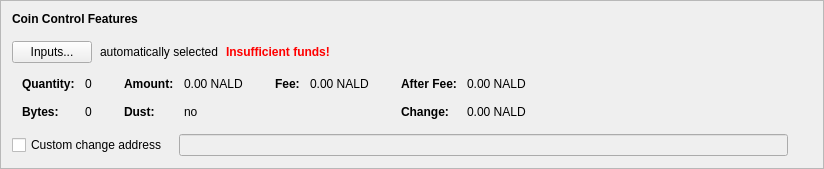
      <widget class="QFrame" name="frameCoinControl">
       <property name="sizePolicy">
        <sizepolicy hsizetype="Preferred" vsizetype="Fixed">
         <horstretch>0</horstretch>
         <verstretch>0</verstretch>
        </sizepolicy>
       </property>
       <property name="frameShape">
        <enum>QFrame::StyledPanel</enum>
       </property>
       <property name="frameShadow">
        <enum>QFrame::Raised</enum>
       </property>
       <layout class="QVBoxLayout" name="verticalLayout_4">
        <item>
         <layout class="QVBoxLayout" name="verticalLayoutCoinControl" stretch="0,0,0,0,0">
          <property name="spacing">
           <number>0</number>
          </property>
          <property name="sizeConstraint">
           <enum>QLayout::SetDefaultConstraint</enum>
          </property>
          <property name="leftMargin">
           <number>0</number>
          </property>
          <property name="topMargin">
           <number>0</number>
          </property>
          <item>
           <layout class="QHBoxLayout" name="horizontalLayoutCoinControl1">
            <property name="bottomMargin">
             <number>15</number>
            </property>
            <item>
             <widget class="QLabel" name="labelCoinControlFeatures">
              <property name="sizePolicy">
               <sizepolicy hsizetype="Preferred" vsizetype="Maximum">
                <horstretch>0</horstretch>
                <verstretch>0</verstretch>
               </sizepolicy>
              </property>
              <property name="font">
               <font>
                <weight>75</weight>
                <bold>true</bold>
               </font>
              </property>
              <property name="styleSheet">
               <string notr="true">font-weight:bold;</string>
              </property>
              <property name="text">
               <string>Coin Control Features</string>
              </property>
             </widget>
            </item>
           </layout>
          </item>
          <item>
           <layout class="QHBoxLayout" name="horizontalLayoutCoinControl2" stretch="0,0,0,0">
            <property name="spacing">
             <number>8</number>
            </property>
            <property name="bottomMargin">
             <number>10</number>
            </property>
            <item>
             <widget class="QPushButton" name="pushButtonCoinControl">
              <property name="styleSheet">
               <string notr="true"/>
              </property>
              <property name="text">
               <string>Inputs...</string>
              </property>
              <property name="autoDefault">
               <bool>false</bool>
              </property>
             </widget>
            </item>
            <item>
             <widget class="QLabel" name="labelCoinControlAutomaticallySelected">
              <property name="text">
               <string>automatically selected</string>
              </property>
              <property name="margin">
               <number>5</number>
              </property>
             </widget>
            </item>
            <item>
             <widget class="QLabel" name="labelCoinControlInsuffFunds">
              <property name="font">
               <font>
                <weight>75</weight>
                <bold>true</bold>
               </font>
              </property>
              <property name="styleSheet">
               <string notr="true">color:red;font-weight:bold;</string>
              </property>
              <property name="text">
               <string>Insufficient funds!</string>
              </property>
              <property name="margin">
               <number>5</number>
              </property>
             </widget>
            </item>
            <item>
             <spacer name="horizontalSpacerCoinControl">
              <property name="orientation">
               <enum>Qt::Horizontal</enum>
              </property>
              <property name="sizeHint" stdset="0">
               <size>
                <width>40</width>
                <height>1</height>
               </size>
              </property>
             </spacer>
            </item>
           </layout>
          </item>
          <item>
           <widget class="QWidget" name="widgetCoinControl" native="true">
            <property name="sizePolicy">
             <sizepolicy hsizetype="Preferred" vsizetype="Preferred">
              <horstretch>0</horstretch>
              <verstretch>0</verstretch>
             </sizepolicy>
            </property>
            <property name="minimumSize">
             <size>
              <width>0</width>
              <height>0</height>
             </size>
            </property>
            <property name="styleSheet">
             <string notr="true"/>
            </property>
            <layout class="QHBoxLayout" name="horizontalLayoutCoinControl5">
             <property name="leftMargin">
              <number>0</number>
             </property>
             <property name="topMargin">
              <number>0</number>
             </property>
             <property name="rightMargin">
              <number>0</number>
             </property>
             <property name="bottomMargin">
              <number>0</number>
             </property>
             <item>
              <layout class="QHBoxLayout" name="horizontalLayoutCoinControl3" stretch="0,0,0,1">
               <property name="spacing">
                <number>20</number>
               </property>
               <property name="topMargin">
                <number>0</number>
               </property>
               <property name="bottomMargin">
                <number>10</number>
               </property>
               <item>
                <layout class="QFormLayout" name="formLayoutCoinControl1">
                 <property name="horizontalSpacing">
                  <number>10</number>
                 </property>
                 <property name="verticalSpacing">
                  <number>14</number>
                 </property>
                 <property name="leftMargin">
                  <number>10</number>
                 </property>
                 <property name="topMargin">
                  <number>4</number>
                 </property>
                 <property name="rightMargin">
                  <number>6</number>
                 </property>
                 <item row="0" column="0">
                  <widget class="QLabel" name="labelCoinControlQuantityText">
                   <property name="font">
                    <font>
                     <weight>75</weight>
                     <bold>true</bold>
                    </font>
                   </property>
                   <property name="text">
                    <string>Quantity:</string>
                   </property>
                   <property name="margin">
                    <number>0</number>
                   </property>
                  </widget>
                 </item>
                 <item row="0" column="1">
                  <widget class="QLabel" name="labelCoinControlQuantity">
                   <property name="cursor">
                    <cursorShape>IBeamCursor</cursorShape>
                   </property>
                   <property name="contextMenuPolicy">
                    <enum>Qt::ActionsContextMenu</enum>
                   </property>
                   <property name="text">
                    <string notr="true">0</string>
                   </property>
                   <property name="margin">
                    <number>0</number>
                   </property>
                   <property name="textInteractionFlags">
                    <set>Qt::LinksAccessibleByMouse|Qt::TextSelectableByKeyboard|Qt::TextSelectableByMouse</set>
                   </property>
                  </widget>
                 </item>
                 <item row="1" column="0">
                  <widget class="QLabel" name="labelCoinControlBytesText">
                   <property name="font">
                    <font>
                     <weight>75</weight>
                     <bold>true</bold>
                    </font>
                   </property>
                   <property name="text">
                    <string>Bytes:</string>
                   </property>
                  </widget>
                 </item>
                 <item row="1" column="1">
                  <widget class="QLabel" name="labelCoinControlBytes">
                   <property name="cursor">
                    <cursorShape>IBeamCursor</cursorShape>
                   </property>
                   <property name="contextMenuPolicy">
                    <enum>Qt::ActionsContextMenu</enum>
                   </property>
                   <property name="text">
                    <string notr="true">0</string>
                   </property>
                   <property name="textInteractionFlags">
                    <set>Qt::LinksAccessibleByMouse|Qt::TextSelectableByKeyboard|Qt::TextSelectableByMouse</set>
                   </property>
                  </widget>
                 </item>
                </layout>
               </item>
               <item>
                <layout class="QFormLayout" name="formLayoutCoinControl2">
                 <property name="horizontalSpacing">
                  <number>10</number>
                 </property>
                 <property name="verticalSpacing">
                  <number>14</number>
                 </property>
                 <property name="leftMargin">
                  <number>6</number>
                 </property>
                 <property name="topMargin">
                  <number>4</number>
                 </property>
                 <property name="rightMargin">
                  <number>6</number>
                 </property>
                 <item row="0" column="0">
                  <widget class="QLabel" name="labelCoinControlAmountText">
                   <property name="font">
                    <font>
                     <weight>75</weight>
                     <bold>true</bold>
                    </font>
                   </property>
                   <property name="text">
                    <string>Amount:</string>
                   </property>
                   <property name="margin">
                    <number>0</number>
                   </property>
                  </widget>
                 </item>
                 <item row="0" column="1">
                  <widget class="QLabel" name="labelCoinControlAmount">
                   <property name="cursor">
                    <cursorShape>IBeamCursor</cursorShape>
                   </property>
                   <property name="contextMenuPolicy">
                    <enum>Qt::ActionsContextMenu</enum>
                   </property>
                   <property name="text">
                    <string notr="true">0.00 NALD</string>
                   </property>
                   <property name="textInteractionFlags">
                    <set>Qt::LinksAccessibleByMouse|Qt::TextSelectableByKeyboard|Qt::TextSelectableByMouse</set>
                   </property>
                  </widget>
                 </item>
                 <item row="1" column="0">
                  <widget class="QLabel" name="labelCoinControlLowOutputText">
                   <property name="font">
                    <font>
                     <weight>75</weight>
                     <bold>true</bold>
                    </font>
                   </property>
                   <property name="text">
                    <string>Dust:</string>
                   </property>
                  </widget>
                 </item>
                 <item row="1" column="1">
                  <widget class="QLabel" name="labelCoinControlLowOutput">
                   <property name="cursor">
                    <cursorShape>IBeamCursor</cursorShape>
                   </property>
                   <property name="contextMenuPolicy">
                    <enum>Qt::ActionsContextMenu</enum>
                   </property>
                   <property name="text">
                    <string notr="true">no</string>
                   </property>
                   <property name="textInteractionFlags">
                    <set>Qt::LinksAccessibleByMouse|Qt::TextSelectableByKeyboard|Qt::TextSelectableByMouse</set>
                   </property>
                  </widget>
                 </item>
                </layout>
               </item>
               <item>
                <layout class="QFormLayout" name="formLayoutCoinControl3">
                 <property name="horizontalSpacing">
                  <number>10</number>
                 </property>
                 <property name="verticalSpacing">
                  <number>14</number>
                 </property>
                 <property name="leftMargin">
                  <number>6</number>
                 </property>
                 <property name="topMargin">
                  <number>4</number>
                 </property>
                 <property name="rightMargin">
                  <number>6</number>
                 </property>
                 <item row="0" column="0">
                  <widget class="QLabel" name="labelCoinControlFeeText">
                   <property name="font">
                    <font>
                     <weight>75</weight>
                     <bold>true</bold>
                    </font>
                   </property>
                   <property name="text">
                    <string>Fee:</string>
                   </property>
                   <property name="margin">
                    <number>0</number>
                   </property>
                  </widget>
                 </item>
                 <item row="0" column="1">
                  <widget class="QLabel" name="labelCoinControlFee">
                   <property name="cursor">
                    <cursorShape>IBeamCursor</cursorShape>
                   </property>
                   <property name="contextMenuPolicy">
                    <enum>Qt::ActionsContextMenu</enum>
                   </property>
                   <property name="text">
                    <string notr="true">0.00 NALD</string>
                   </property>
                   <property name="textInteractionFlags">
                    <set>Qt::LinksAccessibleByMouse|Qt::TextSelectableByKeyboard|Qt::TextSelectableByMouse</set>
                   </property>
                  </widget>
                 </item>
                </layout>
               </item>
               <item>
                <layout class="QFormLayout" name="formLayoutCoinControl4">
                 <property name="horizontalSpacing">
                  <number>10</number>
                 </property>
                 <property name="verticalSpacing">
                  <number>14</number>
                 </property>
                 <property name="leftMargin">
                  <number>6</number>
                 </property>
                 <property name="topMargin">
                  <number>4</number>
                 </property>
                 <property name="rightMargin">
                  <number>6</number>
                 </property>
                 <item row="0" column="0">
                  <widget class="QLabel" name="labelCoinControlAfterFeeText">
                   <property name="font">
                    <font>
                     <weight>75</weight>
                     <bold>true</bold>
                    </font>
                   </property>
                   <property name="text">
                    <string>After Fee:</string>
                   </property>
                   <property name="margin">
                    <number>0</number>
                   </property>
                  </widget>
                 </item>
                 <item row="0" column="1">
                  <widget class="QLabel" name="labelCoinControlAfterFee">
                   <property name="cursor">
                    <cursorShape>IBeamCursor</cursorShape>
                   </property>
                   <property name="contextMenuPolicy">
                    <enum>Qt::ActionsContextMenu</enum>
                   </property>
                   <property name="text">
                    <string notr="true">0.00 NALD</string>
                   </property>
                   <property name="textInteractionFlags">
                    <set>Qt::LinksAccessibleByMouse|Qt::TextSelectableByKeyboard|Qt::TextSelectableByMouse</set>
                   </property>
                  </widget>
                 </item>
                 <item row="1" column="0">
                  <widget class="QLabel" name="labelCoinControlChangeText">
                   <property name="font">
                    <font>
                     <weight>75</weight>
                     <bold>true</bold>
                    </font>
                   </property>
                   <property name="text">
                    <string>Change:</string>
                   </property>
                  </widget>
                 </item>
                 <item row="1" column="1">
                  <widget class="QLabel" name="labelCoinControlChange">
                   <property name="cursor">
                    <cursorShape>IBeamCursor</cursorShape>
                   </property>
                   <property name="contextMenuPolicy">
                    <enum>Qt::ActionsContextMenu</enum>
                   </property>
                   <property name="text">
                    <string notr="true">0.00 NALD</string>
                   </property>
                   <property name="textInteractionFlags">
                    <set>Qt::LinksAccessibleByMouse|Qt::TextSelectableByKeyboard|Qt::TextSelectableByMouse</set>
                   </property>
                  </widget>
                 </item>
                </layout>
               </item>
              </layout>
             </item>
            </layout>
           </widget>
          </item>
          <item>
           <layout class="QHBoxLayout" name="horizontalLayoutCoinControl4" stretch="0,0,0">
            <property name="spacing">
             <number>12</number>
            </property>
            <property name="sizeConstraint">
             <enum>QLayout::SetDefaultConstraint</enum>
            </property>
            <property name="topMargin">
             <number>5</number>
            </property>
            <property name="rightMargin">
             <number>5</number>
            </property>
            <item>
             <widget class="QCheckBox" name="checkBoxCoinControlChange">
              <property name="toolTip">
               <string>If this is activated, but the change address is empty or invalid, change will be sent to a newly generated address.</string>
              </property>
              <property name="text">
               <string>Custom change address</string>
              </property>
             </widget>
            </item>
            <item>
             <widget class="QValidatedLineEdit" name="lineEditCoinControlChange">
              <property name="enabled">
               <bool>false</bool>
              </property>
              <property name="sizePolicy">
               <sizepolicy hsizetype="Expanding" vsizetype="Fixed">
                <horstretch>0</horstretch>
                <verstretch>0</verstretch>
               </sizepolicy>
              </property>
             </widget>
            </item>
            <item>
             <widget class="QLabel" name="labelCoinControlChangeLabel">
              <property name="sizePolicy">
               <sizepolicy hsizetype="Preferred" vsizetype="Expanding">
                <horstretch>0</horstretch>
                <verstretch>0</verstretch>
               </sizepolicy>
              </property>
              <property name="minimumSize">
               <size>
                <width>0</width>
                <height>0</height>
               </size>
              </property>
              <property name="text">
               <string/>
              </property>
              <property name="margin">
               <number>3</number>
              </property>
             </widget>
            </item>
           </layout>
          </item>
          <item>
           <spacer name="verticalSpacerCoinControl">
            <property name="orientation">
             <enum>Qt::Vertical</enum>
            </property>
            <property name="sizeType">
             <enum>QSizePolicy::Expanding</enum>
            </property>
            <property name="sizeHint" stdset="0">
             <size>
              <width>800</width>
              <height>1</height>
             </size>
            </property>
           </spacer>
          </item>
         </layout>
        </item>
       </layout>
      </widget>
